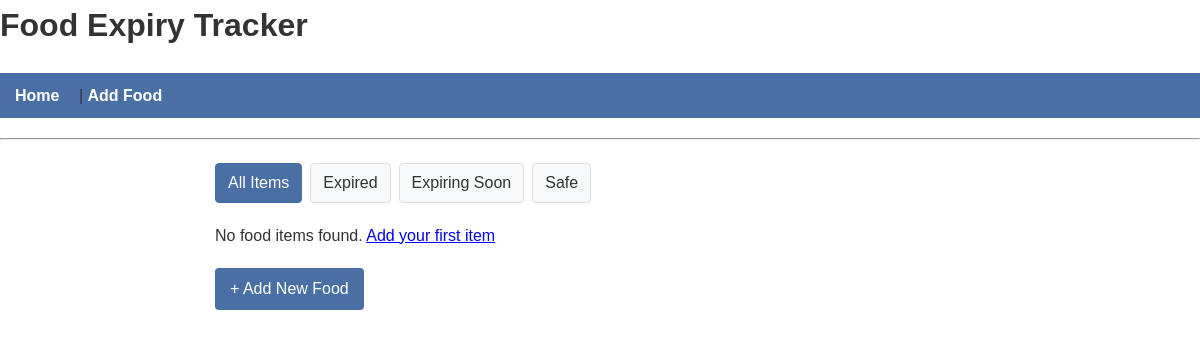
Before: / with the older database file.
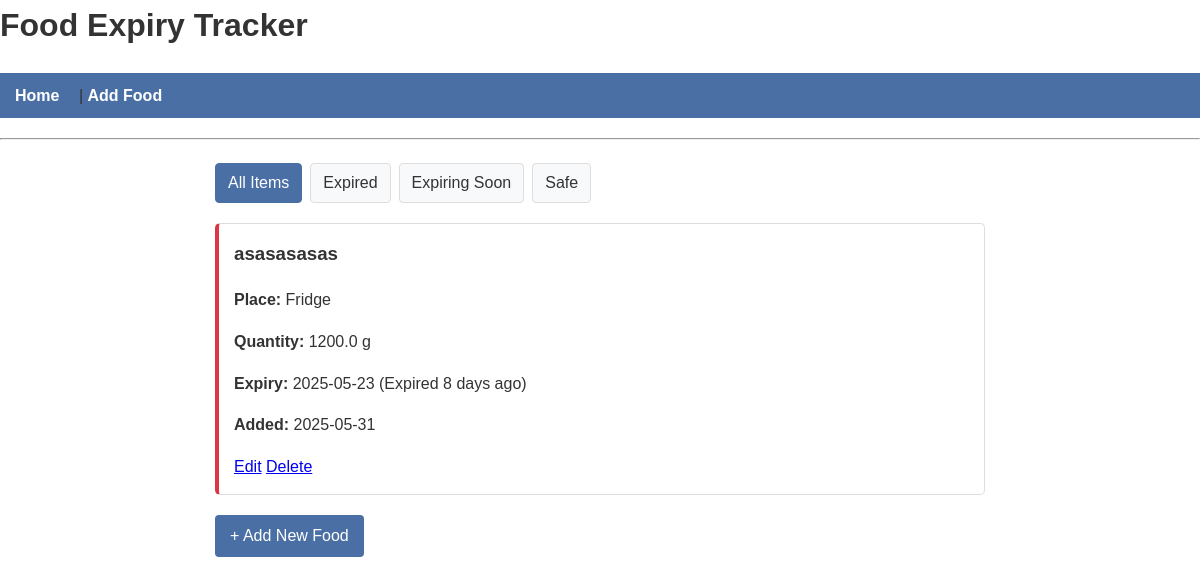
After: the same page with the newer database file.
### tables this page shows
CREATE TABLE foods (
            id INTEGER PRIMARY KEY AUTOINCREMENT,
            name TEXT NOT NULL,
            expiry_date DATE NOT NULL,
            added_date DATE NOT NULL,
            quantity REAL NOT NULL,
            quantity_unit TEXT NOT NULL CHECK(quantity_unit IN ('g', 'kg', 'ml', 'L', 'items')),
            place TEXT NOT NULL
        );

### app.py (the view)
@app.route('/')
def index():
    conn = sqlite3.connect('food.db')
    c = conn.cursor()
    filter_type = request.args.get('filter', 'all')
    if filter_type == 'expired':
        c.execute("SELECT * FROM foods WHERE expiry_date < date('now') ORDER BY expiry_date")
    elif filter_type == 'expiring_soon':
        c.execute("SELECT * FROM foods WHERE expiry_date BETWEEN date('now') AND date('now', '+7 days') ORDER BY expiry_date")
    elif filter_type == 'safe':
        c.execute("SELECT * FROM foods WHERE expiry_date > date('now', '+7 days') ORDER BY expiry_date")
    else:
        c.execute("SELECT * FROM foods ORDER BY expiry_date")
    foods = c.fetchall()
    conn.close()
    food_list = []
    for food in foods:
        expiry_date = datetime.strptime(food[2], '%Y-%m-%d').date()
        days_left = (expiry_date - datetime.now().date()).days
        status = "safe"
        if days_left < 0:
            status = "expired"
        elif days_left <= 7:
            status = "expiring soon"
        food_list.append({
            'id': food[0],
            'name': food[1],
            'expiry_date': food[2],
            'added_date': food[3],
            'quantity': food[4],
            'quantity_unit': food[5],
            'status': status,
            'days_left': days_left,
            'place': food[6]
        })
    return render_template('index.html',
                         foods=food_list,
                         current_filter=filter_type)

### templates/index.html
{% extends "base.html" %}
{% block content %}
<div class="container">
    <div class="filter-buttons">
        <a href="{{ url_for('index') }}" class="filter-btn {% if current_filter == 'all' %}active{% endif %}">All Items</a>
        <a href="{{ url_for('index', filter='expired') }}" class="filter-btn {% if current_filter == 'expired' %}active{% endif %}">Expired</a>
        <a href="{{ url_for('index', filter='expiring_soon') }}" class="filter-btn {% if current_filter == 'expiring_soon' %}active{% endif %}">Expiring Soon</a>
        <a href="{{ url_for('index', filter='safe') }}" class="filter-btn {% if current_filter == 'safe' %}active{% endif %}">Safe</a>
    </div>
    {% if foods %}
{% for food in foods %}
<div class="food-item {{ food.status.replace(' ', '-') }}">
    <h3>{{ food.name }}</h3>
    <p><strong>Place:</strong> {{ food.place}}</p>
    <p><strong>Quantity:</strong> {{ food.quantity }} {{ food.quantity_unit }}</p>
    <p><strong>Expiry:</strong> {{ food.expiry_date }}
       ({% if food.days_left < 0 %}Expired {{ -food.days_left }} days ago{% else %}{{ food.days_left }} days left{% endif %})</p>
    <p><strong>Added:</strong> {{ food.added_date }}</p>
    <a href="{{ url_for('edit_food', food_id=food.id) }}">Edit</a>
    <a href="{{ url_for('delete_food', food_id=food.id) }}" onclick="return confirm('Are you sure?')">Delete</a>
</div>
{% endfor %}
{% else %}
        <p>No food items found. <a href="{{ url_for('add_food') }}">Add your first item</a></p>
    {% endif %}
    <div style="margin-top: 20px;">
        <a href="{{ url_for('add_food') }}" class="btn">+ Add New Food</a>
    </div>
</div>
{% endblock %}

### templates/base.html (shortened to what this page needs)
<!DOCTYPE html>
<html>
<head>
</head>
<body>
    <h1>Food Expiry Tracker</h1>
    <nav>
        <a href="{{ url_for('index') }}">Home</a> |
        <a href="{{ url_for('add_food') }}">Add Food</a>
    </nav>
    <hr>
    {% block content %}{% endblock %}
</body>
</html>

### templates/base.html (style rules this page uses)
:root { --primary-color: #4a6fa5; --danger-color: #dc3545; --warning-color: #ffc107; --success-color: #28a745; }
* { box-sizing: border-box; }
body { font-family: Arial, sans-serif; margin: 0; padding: 0; line-height: 1.6; color: #333; }
.container { width: 100%; max-width: 800px; margin: 0 auto; padding: 15px; }
h1, h2, h3 { margin-top: 0; }
nav { background-color: var(--primary-color); padding: 10px 15px; margin-bottom: 20px; }
nav a { color: white; text-decoration: none; margin-right: 15px; font-weight: bold; }
.food-item { border: 1px solid #ddd; padding: 15px; margin-bottom: 15px; border-radius: 5px; transition: transform 0.2s; }
.expired { border-left: 4px solid var(--danger-color); }
.btn { display: inline-block; padding: 8px 15px; background-color: var(--primary-color); color: white; text-decoration: none; border-radius: 4px; border: none; cursor: pointer; }
.filter-buttons { display: flex; flex-wrap: wrap; gap: 8px; margin-bottom: 20px; }
.filter-btn { padding: 6px 12px; border: 1px solid #ddd; border-radius: 4px; text-decoration: none; color: #333; background-color: #f8f9fa; }
.filter-btn.active { background-color: var(--primary-color); color: white; border-color: var(--primary-color); }

Changed rows visible on the page:
added foods: name "asasasasas", place "Fridge", quantity "1200.0", quantity_unit "g", expiry_date "2025-05-23", days_left "8", added_date "2025-05-31"
Other visible differences:
text no longer shown: "No food items found. Add your first item"
